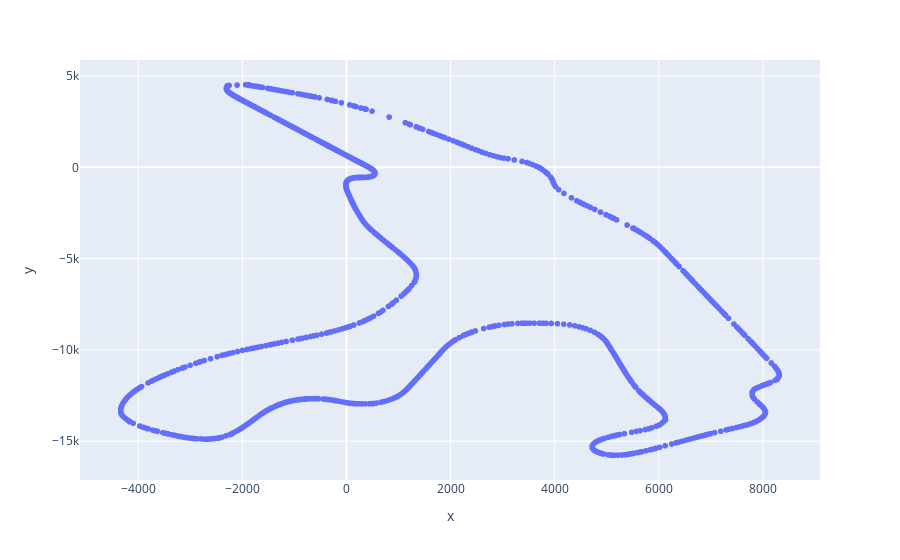

The cell this chart's notebook holds for it:
### Code cell
df_temp = df_44.iloc[22000:23900]
px.scatter(x = df_temp.X, y = df_temp.Y)

### Figure 1 — Plotly figure (JSON) as saved in the notebook; plotly's stock layout.template omitted (floating-point values rounded to 4 significant figures; data arrays with more than 128 entries replaced by an {"elided": "..."} marker saying what was removed)
{"data": [{"hovertemplate": "x=%{x}<br>y=%{y}<extra></extra>", "legendgroup": "", "marker": {"color": "#636efa", "symbol": "circle"}, "mode": "markers", "name": "", "showlegend": false, "type": "scattergl", "x": {"elided": "1900 float values"}, "xaxis": "x", "y": {"elided": "1900 float values"}, "yaxis": "y"}], "layout": {"legend": {"tracegroupgap": 0}, "margin": {"t": 60}, "xaxis": {"anchor": "y", "domain": [0, 1], "title": {"text": "x"}}, "yaxis": {"anchor": "x", "domain": [0, 1], "title": {"text": "y"}}}}
